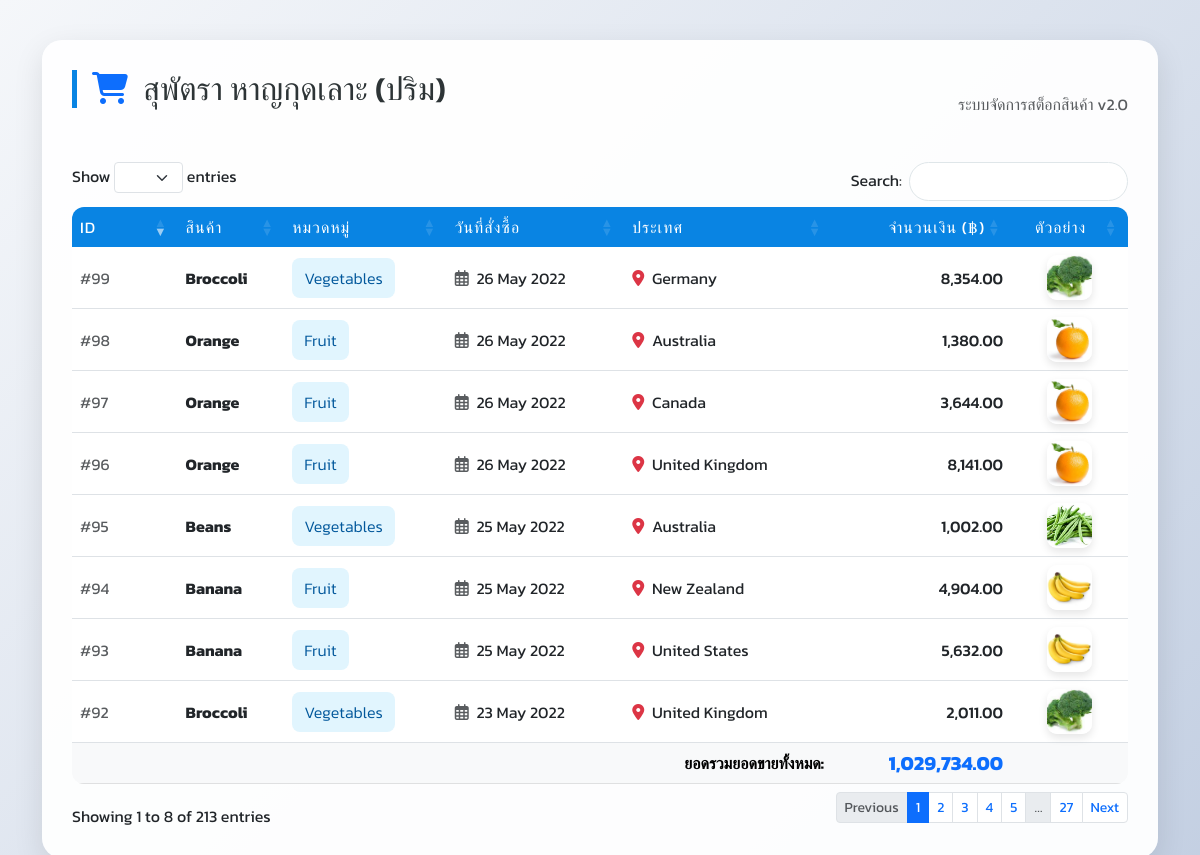
Screenshot of /c.php with the database file from the repository.
### tables this page shows
CREATE TABLE `popsupermarket` (
  `p_order_id` int(11) NOT NULL,
  `p_product_name` varchar(100) NOT NULL,
  `p_category` varchar(100) NOT NULL,
  `p_date` date NOT NULL,
  `p_country` varchar(100) NOT NULL,
  `p_amount` int(9) NOT NULL
);

### c.php (the view, shortened to what this page needs)
<!doctype html>
<html lang="th">
<head>
    <link href="https://cdn.jsdelivr.net/npm/bootstrap@5.3.0/dist/css/bootstrap.min.css" rel="stylesheet">
    <link href="https://cdn.datatables.net/1.13.6/css/dataTables.bootstrap5.min.css" rel="stylesheet">
    <link rel="stylesheet" href="https://cdnjs.cloudflare.com/ajax/libs/font-awesome/6.4.0/css/all.min.css">
</head>
<body>
<div class="container">
    <div class="main-card">
        <div class="d-flex justify-content-between align-items-center mb-4">
            <h2 class="page-title">
                <i class="fa-solid fa-cart-shopping text-primary me-2"></i>
                สุพัตรา หาญกุดเลาะ (ปริม)
            </h2>
            <span class="text-muted">ระบบจัดการสต็อกสินค้า v2.0</span>
        </div>
        <div class="table-responsive">
            <table id="supermarketTable" class="table table-hover align-middle">
                <thead>
                    <tr>
                        <th width="10%">ID</th>
                        <th>สินค้า</th>
                        <th>หมวดหมู่</th>
                        <th>วันที่สั่งซื้อ</th>
                        <th>ประเทศ</th>
                        <th class="text-end">จำนวนเงิน (฿)</th>
                        <th class="text-center">ตัวอย่าง</th>
                    </tr>
                </thead>
                <tbody>
                    <?php
                        include_once("connectdb.php");
                        $sql = "SELECT * FROM `popsupermarket` ";
                        $rs = mysqli_query($conn, $sql);
                        $total = 0;
                        while ($data = mysqli_fetch_array($rs)){
                            $total += $data['p_amount'];
                    ?>
                    <tr>
                        <td><span class="text-muted">#<?php echo $data['p_order_id'];?></span></td>
                        <td><strong><?php echo $data['p_product_name'];?></strong></td>
                        <td><span class="badge-category"><?php echo $data['p_category'];?></span></td>
                        <td><i class="fa-regular fa-calendar-days me-1 text-muted"></i> <?php echo date('d M Y', strtotime($data['p_date']));?></td>
                        <td><i class="fa-solid fa-location-dot me-1 text-danger"></i> <?php echo $data['p_country'];?></td>
                        <td class="text-end amount-text"><?php echo number_format($data['p_amount'], 2);?></td>
                        <td class="text-center">
                            <img src="img/<?php echo $data['p_product_name'];?>.jfif"
                                 class="product-img"
                                 onerror="this.src='https://via.placeholder.com/100?text=Product'">
                        </td>
                    </tr>
                    <?php } ?>
                </tbody>
                <tfoot>
                    <tr class="table-light">
                        <td colspan="5" class="text-end fw-bold">ยอดรวมยอดขายทั้งหมด:</td>
                        <td class="text-end text-primary fw-bold h5"><?php echo number_format($total, 2);?></td>
                        <td></td>
                    </tr>
                </tfoot>
            </table>
        </div>
    </div>
</div>
</body>
</html>

### c.php (style rules this page uses)
body { font-family: 'Kanit', sans-serif; background: linear-gradient(135deg, #f5f7fa 0%, #c3cfe2 100%); min-height: 100vh; padding: 40px 0; }
.main-card { background: rgba(255, 255, 255, 0.95); border: none; border-radius: 20px; box-shadow: 0 10px 30px rgba(0,0,0,0.1); padding: 30px; }
.page-title { color: #2d3436; font-weight: 500; border-left: 5px solid #0984e3; padding-left: 15px; margin-bottom: 30px; }
.table { border-radius: 12px; overflow: hidden; }
thead th { background-color: #0984e3 !important; color: white !important; font-weight: 400; text-transform: uppercase; letter-spacing: 1px; border: none; }
.product-img { width: 45px; height: 45px; object-fit: cover; border-radius: 10px; transition: transform 0.3s; box-shadow: 0 4px 8px rgba(0,0,0,0.1); }
.amount-text { font-weight: 500; color: #2d3436; }
.badge-category { padding: 8px 12px; border-radius: 8px; font-weight: 300; background: #e1f5fe; color: #01579b; }

### rows the page displays
popsupermarket: p_order_id "92", p_product_name "Broccoli", p_category "Vegetables", p_date "23 May 2022", p_country "United Kingdom", p_amount "2,011.00", p_product_name (picture)
popsupermarket: p_order_id "93", p_product_name "Banana", p_category "Fruit", p_date "25 May 2022", p_country "United States", p_amount "5,632.00", p_product_name (picture)
popsupermarket: p_order_id "94", p_product_name "Banana", p_category "Fruit", p_date "25 May 2022", p_country "New Zealand", p_amount "4,904.00", p_product_name (picture)
popsupermarket: p_order_id "95", p_product_name "Beans", p_category "Vegetables", p_date "25 May 2022", p_country "Australia", p_amount "1,002.00", p_product_name (picture)
popsupermarket: p_order_id "96", p_product_name "Orange", p_category "Fruit", p_date "26 May 2022", p_country "United Kingdom", p_amount "8,141.00", p_product_name (picture)
popsupermarket: p_order_id "97", p_product_name "Orange", p_category "Fruit", p_date "26 May 2022", p_country "Canada", p_amount "3,644.00", p_product_name (picture)
popsupermarket: p_order_id "98", p_product_name "Orange", p_category "Fruit", p_date "26 May 2022", p_country "Australia", p_amount "1,380.00", p_product_name (picture)
popsupermarket: p_order_id "99", p_product_name "Broccoli", p_category "Vegetables", p_date "26 May 2022", p_country "Germany", p_amount "8,354.00", p_product_name (picture)

### other values shown
$total "1,029,734.00"
